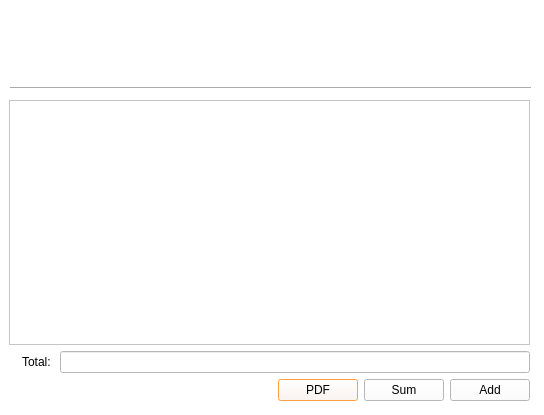
<?xml version="1.0" encoding="UTF-8"?>
<ui version="4.0">
 <class>Food</class>
 <widget class="QDialog" name="Food">
  <property name="geometry">
   <rect>
    <x>0</x>
    <y>0</y>
    <width>544</width>
    <height>415</height>
   </rect>
  </property>
  <property name="windowTitle">
   <string>Dialog</string>
  </property>
  <property name="styleSheet">
   <string notr="true">background-color: rgb(255, 255, 255);
selection-background-color: rgb(245, 121, 0);</string>
  </property>
  <widget class="QWidget" name="widget" native="true">
   <property name="geometry">
    <rect>
     <x>230</x>
     <y>0</y>
     <width>81</width>
     <height>80</height>
    </rect>
   </property>
   <property name="styleSheet">
    <string notr="true">background-image: url(:/images/icons-hamburger-80.png);</string>
   </property>
  </widget>
  <widget class="Line" name="line">
   <property name="geometry">
    <rect>
     <x>10</x>
     <y>80</y>
     <width>521</width>
     <height>16</height>
    </rect>
   </property>
   <property name="orientation">
    <enum>Qt::Horizontal</enum>
   </property>
  </widget>
  <widget class="QWidget" name="layoutWidget">
   <property name="geometry">
    <rect>
     <x>9</x>
     <y>100</y>
     <width>521</width>
     <height>301</height>
    </rect>
   </property>
   <layout class="QVBoxLayout" name="verticalLayout">
    <item>
     <widget class="QTableWidget" name="tableWidget"/>
    </item>
    <item>
     <layout class="QHBoxLayout" name="horizontalLayout_2">
      <item>
       <widget class="QLabel" name="label">
        <property name="text">
         <string/>
        </property>
       </widget>
      </item>
      <item>
       <widget class="QLabel" name="label_2">
        <property name="text">
         <string>Total: </string>
        </property>
       </widget>
      </item>
      <item>
       <widget class="QLineEdit" name="lineEdit"/>
      </item>
     </layout>
    </item>
    <item>
     <layout class="QHBoxLayout" name="horizontalLayout">
      <item>
       <spacer name="horizontalSpacer">
        <property name="orientation">
         <enum>Qt::Horizontal</enum>
        </property>
        <property name="sizeHint" stdset="0">
         <size>
          <width>278</width>
          <height>20</height>
         </size>
        </property>
       </spacer>
      </item>
      <item>
       <widget class="QPushButton" name="pushButton_3">
        <property name="text">
         <string>PDF</string>
        </property>
       </widget>
      </item>
      <item>
       <widget class="QPushButton" name="pushButton_2">
        <property name="text">
         <string>Sum</string>
        </property>
       </widget>
      </item>
      <item>
       <widget class="QPushButton" name="pushButton">
        <property name="text">
         <string>Add</string>
        </property>
       </widget>
      </item>
     </layout>
    </item>
   </layout>
  </widget>
 </widget>
 <resources/>
 <connections/>
</ui>
